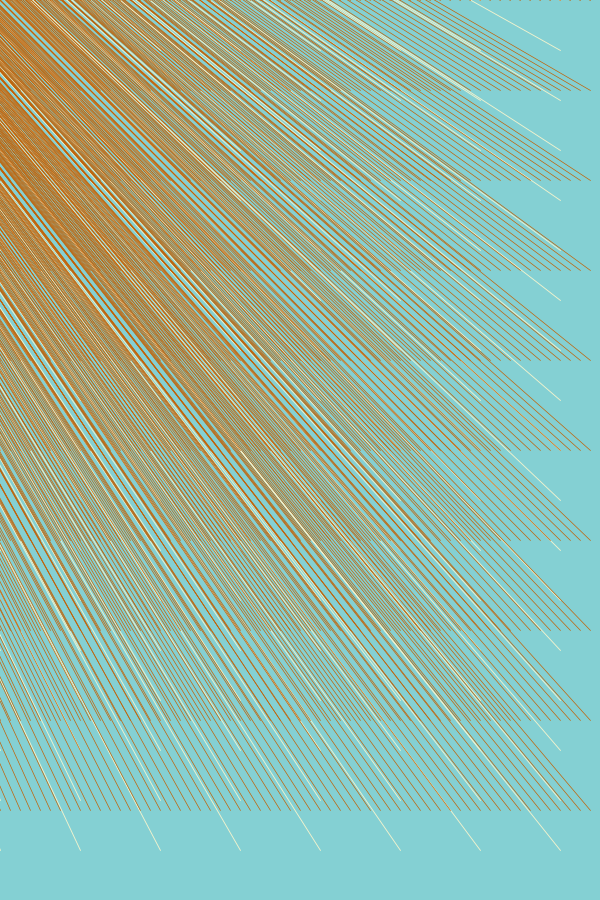
Frame 1 (no input)
Frame 60 (the mouse pressed at the canvas centre just before this capture): identical to frame 1, image omitted
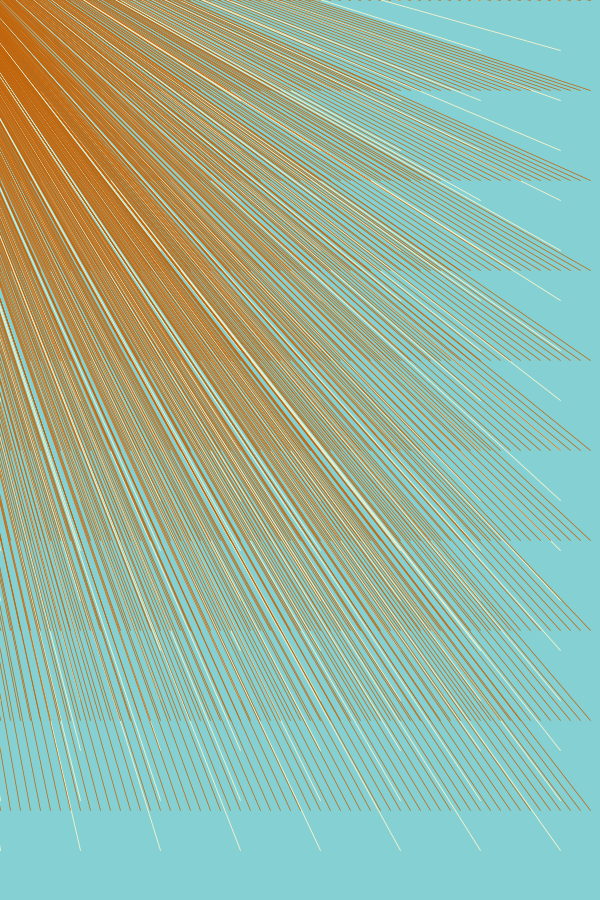
Frame 120 (the mouse held since frame 60 and released just before this capture)

The Processing sketch that drew these frames (run headless with seeded random() and noise(); from frame 60 on, the mouse is pressed at the canvas centre):

// Processing sketch: processing_111929
// ── processing_111929.pde

/*
 This sketch references code available in "Form + Code."
 * Form+Code in Design, Art, and Architecture 
 * by Casey Reas, Chandler McWilliams, and LUST
 * Princeton Architectural Press, 2010
 * ISBN 9781568989372
 
*/
 
 

void setup() {
  size( 600, 900 );
  smooth();
  fill(51,22,121); 
}

void draw() {   
  background(132,208,211);
  stroke(241,242,205 );
  strokeWeight(.9);
  
  float Size = map( mouseX, 400, width, 0, 300 );
  println( mouseX + " : " + Size);
  
  for (int x = 0; x < width; x += 80) {
    for (int y = 0; y < height; y+=50) {
      line(x, y, Size, Size);
    }
  }
 stroke(193,97,6);   
 strokeWeight(.7);
  println( mouseX + " : " + Size);
  
  for (int x = 0; x < width; x += 10) {
    for (int y = 0; y < height; y+=90) {
      line(x, y, Size, Size);
    }
  }
    println( mouseX + " : " + Size);
  

}
